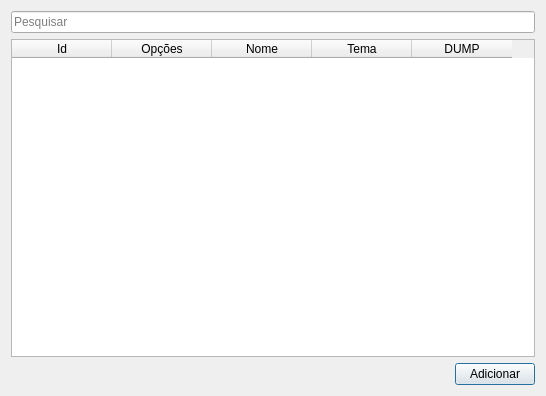
<?xml version="1.0" encoding="UTF-8"?>
<ui version="4.0">
 <class>Dialog</class>
 <widget class="QDialog" name="Dialog">
  <property name="geometry">
   <rect>
    <x>0</x>
    <y>0</y>
    <width>546</width>
    <height>396</height>
   </rect>
  </property>
  <property name="windowTitle">
   <string>Gerenciador de Temas</string>
  </property>
  <layout class="QGridLayout" name="gridLayout">
   <item row="0" column="0">
    <widget class="QLineEdit" name="searchLe">
     <property name="placeholderText">
      <string>Pesquisar</string>
     </property>
    </widget>
   </item>
   <item row="1" column="0">
    <widget class="QTableWidget" name="tableWidget">
     <column>
      <property name="text">
       <string>Id</string>
      </property>
     </column>
     <column>
      <property name="text">
       <string>Opções</string>
      </property>
     </column>
     <column>
      <property name="text">
       <string>Nome</string>
      </property>
     </column>
     <column>
      <property name="text">
       <string>Tema</string>
      </property>
     </column>
     <column>
      <property name="text">
       <string>DUMP</string>
      </property>
     </column>
    </widget>
   </item>
   <item row="2" column="0">
    <layout class="QHBoxLayout" name="horizontalLayout">
     <item>
      <spacer name="horizontalSpacer">
       <property name="orientation">
        <enum>Qt::Horizontal</enum>
       </property>
       <property name="sizeHint" stdset="0">
        <size>
         <width>40</width>
         <height>20</height>
        </size>
       </property>
      </spacer>
     </item>
     <item>
      <widget class="QPushButton" name="addBtn">
       <property name="text">
        <string>Adicionar</string>
       </property>
      </widget>
     </item>
    </layout>
   </item>
  </layout>
 </widget>
 <resources/>
 <connections/>
</ui>
